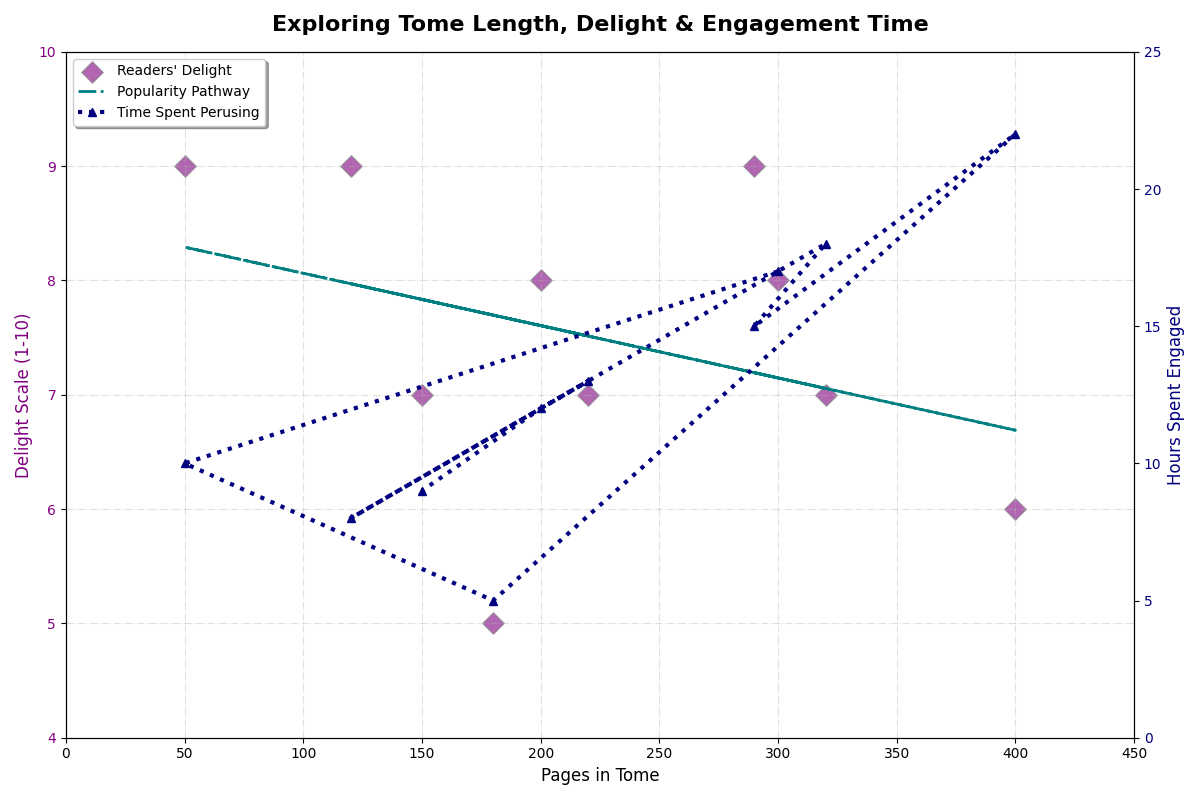

The script that drew this image:
import matplotlib.pyplot as plt
import numpy as np

# Randomly altered content within the same dimensional structure
pages = np.array([300, 50, 180, 400, 290, 320, 120, 220, 200, 150])
ratings = np.array([8, 9, 5, 6, 9, 7, 9, 7, 8, 7])
reading_duration = np.array([17, 10, 5, 22, 15, 18, 8, 13, 12, 9])

fig, ax1 = plt.subplots(figsize=(12, 8))

scatter = ax1.scatter(pages, ratings, color='purple', label='Readers\' Delight', alpha=0.6, s=120, marker='D', edgecolor='gray')

coef = np.polyfit(pages, ratings, 1)
poly1d_fn = np.poly1d(coef)
plt.plot(pages, poly1d_fn(pages), color='teal', linestyle='-.', linewidth=2, label='Popularity Pathway')

ax1.set_xlabel('Pages in Tome', fontsize=12)
ax1.set_ylabel('Delight Scale (1-10)', color='purple', fontsize=12)
ax1.tick_params(axis='y', labelcolor='purple')
ax1.set_xlim(0, 450)
ax1.set_ylim(4, 10)

ax2 = ax1.twinx()
ax2.plot(pages, reading_duration, color='navy', marker='^', linestyle=':', linewidth=3, label='Time Spent Perusing')
ax2.set_ylabel('Hours Spent Engaged', color='navy', fontsize=12)
ax2.tick_params(axis='y', labelcolor='navy')
ax2.set_ylim(0, 25)

plt.title('Exploring Tome Length, Delight & Engagement Time', fontsize=16, fontweight='bold', pad=15)
ax1.grid(True, linestyle='-.', alpha=0.4)

fig.tight_layout()
lines_1, labels_1 = ax1.get_legend_handles_labels()
lines_2, labels_2 = ax2.get_legend_handles_labels()
ax1.legend(lines_1 + lines_2, labels_1 + labels_2, loc='upper left', frameon=True, shadow=True)

plt.show()
